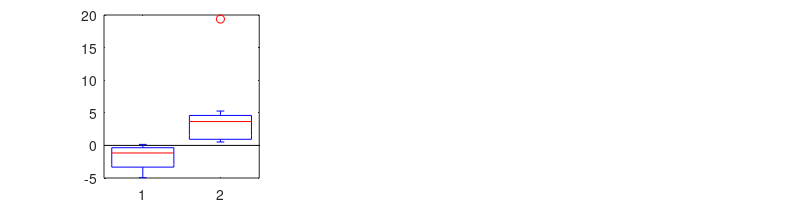

This figure's MATLAB source: (Note: this script raises an error after producing the figure.)
% perf = [56.5, 75.8, 55.1, 57.5, 55.9, 64.5, 43.3, 72.1, 38.4, 41.7, 43.0, 75.3, 52.1, 99.0   
%     -1.4, -0.3, -5.1, -1.5, -3.4, -1.0, -1.8, -0.1, -9.1, -0.8, -4.1, -0.8, -4.9, 0.2    
%     0.5, -1.1, 2.0, -5.3, 1.2, -3.7, -0.2, -3.9, 4.7, -19.4, 0.2, -0.5, 5.0, -0.8    
%     0.2, 0.0, 0.5, -0.9, 0.5, -0.6, -0.1, 0.1, 3.3, -0.2, 0.2, 0.1, 4.7, 0.2 ];

% fine-tuning
% joint-training
% feature-extractor
% learning-without-forgetting
% new old
function slidesFigures

dumpdir = 'temp/'

perf = [75.51386667,	55.12533333,	56.02923333,	49.97333333,	63.43283333,	52.50266667,	71.95046667,	41.50953333,	40.91016667,	29.31666667,	74.50246667,	38.91106667,	99.24,	47.136
    75.83703333,	56.72066667,	56.58726667,	55.54,	63.88056667,	56.38,	72.21593333,	43.20363333,	41.54873333,	41.71406667,	75.4229,	43.16543333,	99.18,	56.756
    74.77316667,	57.032,	52.21493333,	57.032,	60.8209,	57.032,	68.17626667,	43.1372,	22.33346667,	43.1372,	74.77613333,	43.1372,	98.21,	57.032
    75.83233333,	56.48666667,	57.48476667,	55.06666667,	64.4776,	55.86933333,	72.09943333,	43.29173333,	41.70983333,	38.44223333,	75.2985,	42.96926667,	99.03,	52.08]

titles = {'AlexImNet-VOC', 'AlexImNet-CUB', 'AlexImNet-scenes67', 'AlexPlaces2-VOC', 'AlexPlaces2-CUB', 'AlexPlaces2-scenes67', 'AlexImNet-MNIST'};
colors = {'r','g','c','b'};

mtd_order = [3 1 2];
tpair_order = [4 5 6 1 2 3 7];
mtd_str = {'ex', 'ft', 'jt'};
mtd_string = {'Feature Extraction', 'Fine-tuning', 'Joint Training'};
n_tpairs = size(perf,2)/2;

% ========== point plot ========== 
% mtd_order(4) = 4;
% perf_ = bsxfun(@minus, perf, perf(4,:));
% subplot(1,2,1); plot(repmat((1:4)',1,7), perf_(mtd_order,2:2:end), 'k:'); hold on;
% subplot(1,2,2); plot(repmat((1:4)',1,7), perf_(mtd_order,1:2:end), 'k:'); hold on;
% for i=1:4
%     subplot(1,2,1);
%     scatter(i*ones(1,7), perf_(mtd_order(i),2:2:end), 'MarkerFaceColor', colors{mtd_order(i)});
%     subplot(1,2,2);
%     scatter(i*ones(1,7), perf_(mtd_order(i),1:2:end), 'MarkerFaceColor', colors{mtd_order(i)});
% end
% subplot(1,2,1); xlim([0.5,4.5]); hold off; ax = gca; ax.XTickLabel = {}; box off;
% subplot(1,2,2); xlim([0.5,4.5]); hold off; ax = gca; ax.XTickLabel = {}; box off;


% ========== scatter plot ========== 
% for imtd=1:3
%     i = mtd_order(imtd);
%     figure(1);
%     clf('reset');
%     set(gcf, 'PaperPosition', [0.25 2.5 8 3]);

%     subplot(1,3,1);
%     scatters( perf([i,4],2:2:end), colors{i} );
%     title('old task'); ylabel('LwF (ours)'); xlabel(mtd_string{imtd});
%     subplot(1,3,2);
%     scatters( perf([i,4],1:2:end), colors{i} );
%     title('new task'); ylabel('LwF (ours)'); xlabel(mtd_string{imtd});
%     subplot(1,3,3);
%     scatterdiffs( perf([i,4],1:2:end), colors{i} );
%     title('new task'); ylabel('difference'); xlabel(mtd_string{imtd}); axis square;

%     print(fullfile(dumpdir, sprintf('scatter_%d_%s.png', imtd, mtd_str{imtd})), '-dpng', '-r240');
% end

% ========== separate bar ========== 
% for imtd=1:3
%     i = mtd_order(imtd);
%     figure(1);
%     clf('reset');
%     set(gcf, 'PaperPosition', [0.25 2.5 8 3]);
%     for p = 1:n_tpairs
%         % suptitle( [titles{p} sprintf('\n')] );
%         tp = tpair_order(p);
%         subplot(2,n_tpairs, p);
%         bars(perf([i,4], tp*2), colors([i,4]));
%         % xlabel('old task');
%         subplot(2,n_tpairs, p+n_tpairs);
%         bars(perf([i,4], tp*2-1), colors([i,4]));
%         % xlabel('new task');
%         % saveas(1,fullfile(dumpdir, [titles{p} '.png']));
%         % print(fullfile(dumpdir, sprintf('%d%d_%s_%s.png', imtd, p, mtd_str{imtd}, titles{p})), '-dpng', '-r300');
%         % waitforbuttonpress;
%     end
%     print(fullfile(dumpdir, sprintf('%d_%s.png', imtd, mtd_str{imtd})), '-dpng', '-r240');
% end

% ========== difference bar ========== 
% for imtd=1:3
%     i = mtd_order(imtd);
%     figure(1);
%     clf('reset');
%     set(gcf, 'PaperPosition', [0.25 2.5 8 2]);
%     subplot(1,2, 1);
%     bardiffs(perf([4,i], 2:2:end), colors{i});
%     title('old task');
%     subplot(1,2, 2);
%     bardiffs(perf([4,i], 1:2:end), colors{i});
%     title('new task');
%     print(fullfile(dumpdir, sprintf('diffbar_%d_%s.png', imtd, mtd_str{imtd})), '-dpng', '-r240');
% end

% ========== difference boxwhiskers ========== 
figure(1);
clf('reset');
set(gcf, 'PaperPosition', [0.25 2.5 8 2]);
for imtd=1:3
    i = mtd_order(imtd);
    subplot(1,3, imtd);
    x = [ perf(4, 2:2:end) - perf(i, 2:2:end); perf(4, 1:2:end) - perf(i, 1:2:end) ]';
    boxwhiskerdiffs(x, colors{i});
    % title('old task');
    % subplot(1,2, 2);
    % boxwhiskerdiffs(perf([4,i], 1:2:end), colors{i});
    % title('new task');
end
print(fullfile(dumpdir, sprintf('diffboxwhiskers.png', imtd, mtd_str{imtd})), '-dpng', '-r240');

% ========== showcase CUB ========== 
% figure(1);
% clf('reset');
% set(gcf, 'PaperPosition', [0.25 2.5 10/3 2]);
% tp = 2;
% subplot(1,2,1);
% bars(perf([mtd_order,4], tp*2), colors([mtd_order,4]));
% % xlabel('old task (ImageNet)');
% ylabel('accuracy');
% subplot(1,2,2);
% bars(perf([mtd_order,4], tp*2-1), colors([mtd_order,4]));
% % xlabel('new task (CUB)');
% print(fullfile(dumpdir, 'summary.png'), '-dpng', '-r360');

function scatters(x,c)
scatter(x(1,:), x(2,:), 'MarkerFaceColor', c,'SizeData',12); hold on;
lh = getlims(x(:), 5);
plot(lh, lh, 'k:');
hold off;
box off;
axis equal;
xlim(lh); ylim(lh);

function scatterdiffs(x,c)
scatter(x(1,:), x(2,:)-x(1,:), 'MarkerFaceColor', c,'SizeData',12); hold on;
lh = getlims(x(:), 5);
plot(lh, [0 0], 'k:');
hold off;
box off;
% axis equal;
xlim(lh); ylim([-5 20]);

function bars(x,c)
assert(numel(x) == numel(c));
for i=1:numel(x)
    bar(i,x(i), c{i}); hold on;
end
ylims = getlims(x,5);
if ylims(2)-ylims(1) > 10
    offset = floor(min(x));
    ylims_ = getlims(x-offset,5);
    ylims_ = ylims_+offset;
    if ylims_(2)-ylims_(1) <= 10
        ylims = ylims_;
    end
end
ylim(ylims);
xlim([0 numel(x)+1.1]);
hold off;

ax = gca;
ax.XTickLabel = {};
ax.YTick = ylims(1):5:ylims(2);
% figureArrow(ax);
box off;

function bardiffs(x,c)
d = x(1,:) - x(2,:);
bar(d, c);
ylim([-5 20]);
xlim([0 numel(d)+1]);
hold off;

ax = gca;
ax.XTickLabel = {};
ax.XTick = [];
ax.XColor = [1 1 1];
% ax.YTick = ylims(1):5:ylims(2);
% figureArrow(ax);
box off;

function boxwhiskerdiffs(x,c)
plot([0.5,2.5], [0,0], 'k'); hold on;
boxplot(x, 'Colors', c, 'Whisker',1.5); hold off;
ylim([-5 20]);
% xlim([0 numel(d)+1]);
% hold off;

ax = gca;
ax.XTickLabel = {'old task', 'new task'};
% ax.XTick = [];
ax.XColor = [1 1 1];
% ax.YTick = ylims(1):5:ylims(2);
% figureArrow(ax);
box off;


function [lim] = getlims(x, grid)
l = min(x); h = max(x);
l = floor(l/grid)*grid;
h = ceil(h/grid)*grid;
if h-l < 10
    l = h-10;
end
lim = [l,h];
